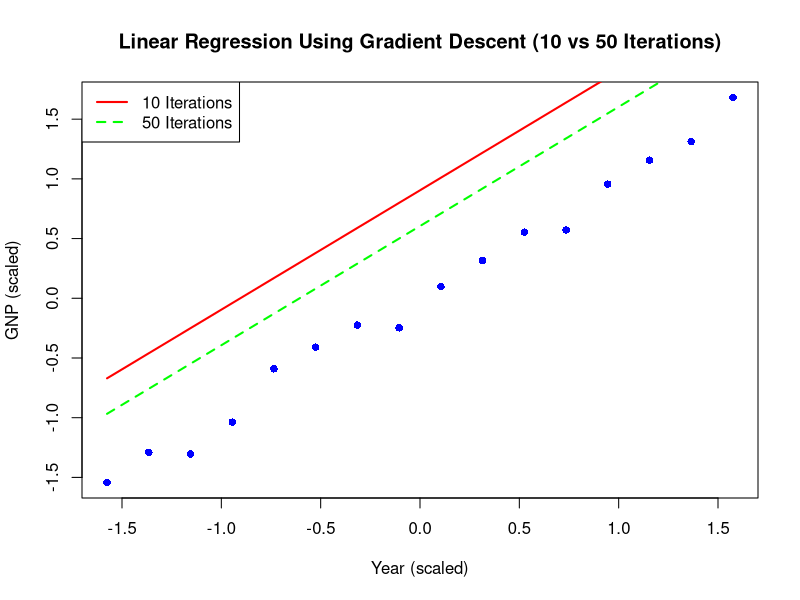

Generate this figure with R:
# Gradient Descent function
LR_GradientDescent <- function(xx, yy, r, m, b, N) {
  n <- length(xx)  # Number of data points
  
  # Perform N iterations of gradient descent
  for (i in 1:N) {
    # Predicted values
    y_pred <- m * xx + b
    
    # Calculate gradients
    grad_m <- -sum((yy - y_pred) * xx) / n  # Gradient of SSE w.r.t. slope
    grad_b <- -sum(yy - y_pred) / n         # Gradient of SSE w.r.t. intercept
    
    # Update parameters
    m <- m - r * grad_m
    b <- b - r * grad_b
  }
  
  # Return the final slope, intercept, and cost
  rval <- list("slope" = m, "intercept" = b)
  return(rval)
}

# Load the longley dataset
data("longley")

# Data: Independent and dependent variables
x_data <- longley$Year
y_data <- longley$GNP

# Data scaling
xx <- scale(x_data)
yy <- scale(y_data)

# Perform Gradient Descent for 10 iterations (previous question)
lr_gd_10 <- LR_GradientDescent(xx, yy, r = 0.01, m = 1, b = 1, N = 10)

# Perform Gradient Descent for 50 iterations (new request)
lr_gd_50 <- LR_GradientDescent(xx, yy, r = 0.01, m = 1, b = 1, N = 50)

# Extract the slopes and intercepts
slope_10 <- lr_gd_10$slope
intercept_10 <- lr_gd_10$intercept

slope_50 <- lr_gd_50$slope
intercept_50 <- lr_gd_50$intercept

slope_50
intercept_50

# Predicted values for both lines
y_pred_10 <- slope_10 * xx + intercept_10
y_pred_50 <- slope_50 * xx + intercept_50

# Plot the data points
plot(xx, yy,
     main = "Linear Regression Using Gradient Descent (10 vs 50 Iterations)",
     xlab = "Year (scaled)",
     ylab = "GNP (scaled)",
     col = "blue", pch = 16)

# Plot the best-fit line after 10 iterations
lines(xx, y_pred_10, col = "red", lwd = 2, lty = 1)

# Plot the best-fit line after 50 iterations
lines(xx, y_pred_50, col = "green", lwd = 2, lty = 2)

# Add a legend
legend("topleft", legend = c("10 Iterations", "50 Iterations"),
       col = c("red", "green"), lwd = 2, lty = c(1, 2))
